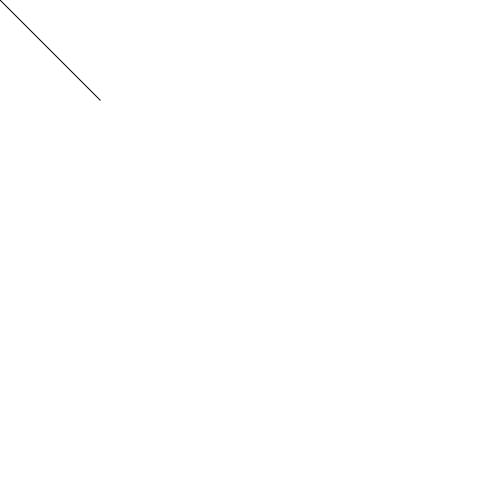
Frame 1 (no input)
Frame 60 (the mouse pressed at the canvas centre just before this capture): identical to frame 1, image omitted
Frame 120 (the mouse held since frame 60 and released just before this capture): identical to frame 1, image omitted

The Processing sketch that drew this single still picture (run headless with seeded random() and noise(); from frame 60 on, the mouse is pressed at the canvas centre):

// Processing sketch: processing_145448
// ── processing_145448.pde

float i = 0.0;

void setup()
{
  size (500, 500);
  background(255);
  //colorMode(HSB, 360, 100, 100);
}

void draw()

{
  float h = map(sin(i), -1, 1, 150, 50);
  float g = map(sin(i), 1, 1, 100, 100);

  // background(h, mouseX, mouseY/2);

  //colorMode(HSB, 360, 100,100);
  fill(HSB, 0, 89, 30);
  triangle (0,0,mouseX,mouseY, h, h);

  fill(142, 42, 42, 20);
  noStroke();
  //rectMode(CENTER);
  //ellipse (250, 250, g, g);
  triangle (100,100,h,h, mouseX, mouseY);

  

  if (mousePressed == true)

  {
    
      fill(205, 23, 23, 20);
    triangle (mouseX, mouseY,100,100, g, g);
  }

    i += 0.05;
  }
